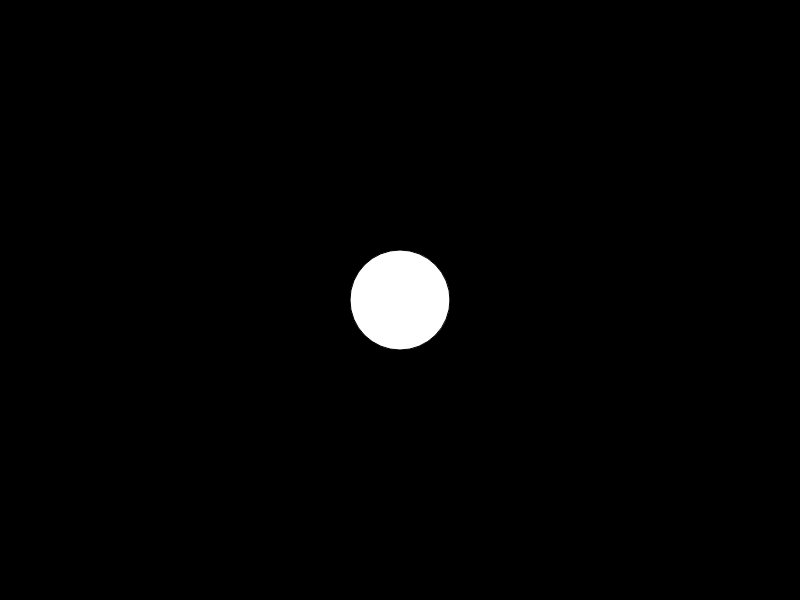
Frame 1 (no input)
Frame 60 (no input): identical to frame 1, image omitted
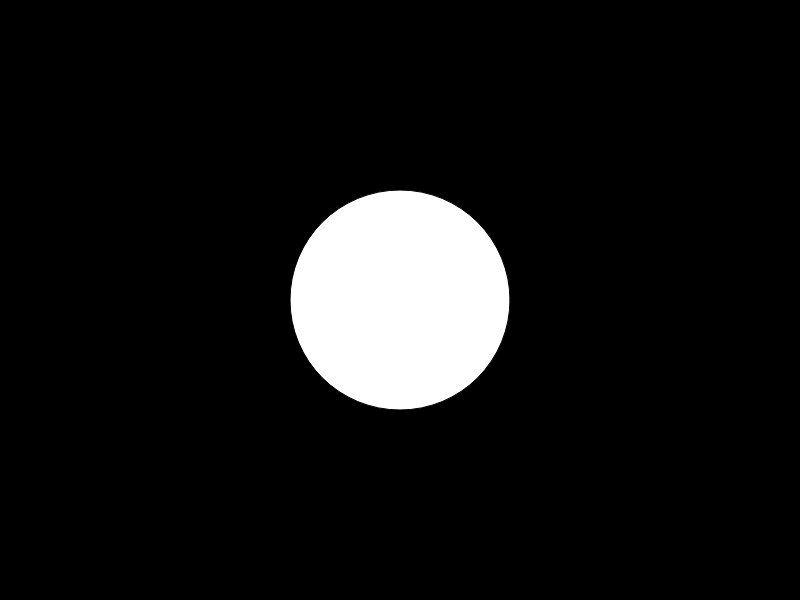
Frame 120 (the mouse pressed at the canvas centre since frame 60)

The p5.js sketch that drew these frames (run headless with seeded random() and noise() and a simulated clock; from frame 60 on, the mouse is pressed at the canvas centre):

// p5.js sketch
// ── sketch.js
var x = 400;
var y = 300;
var radius = 50;

function setup () {
    createCanvas(800, 600);
    ellipseMode(RADIUS);
}


function draw () {
    background(0);
    fill(255);
    var d = dist(mouseX, mouseY, x, y);
    if (d < radius) {
       radius+= 1;
    } else {
       radius = radius;
    }
    ellipse(x, y, radius, radius);
}
